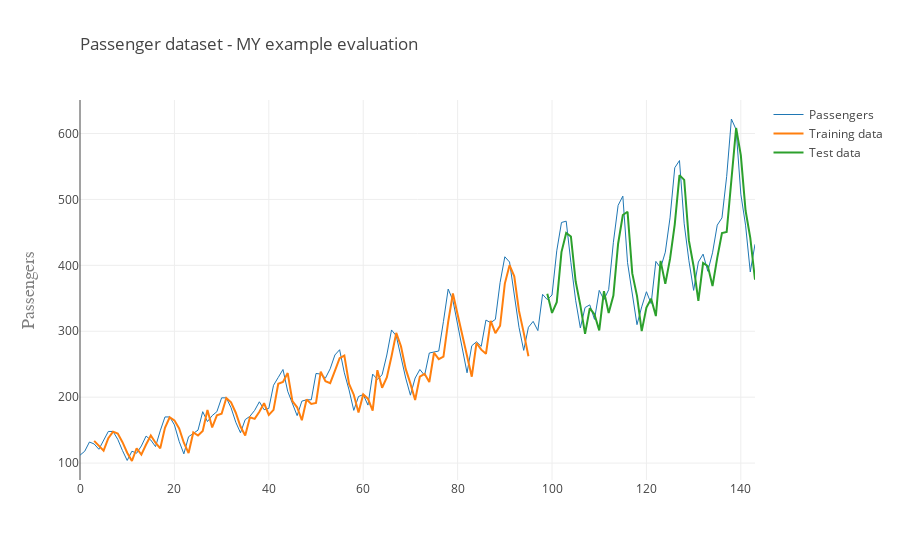

The notebook cell saved with this chart:
### Code cell
# plt.plot(dataset)
# plt.plot(trainPredictPlot)
# plt.plot(testPredictPlot)
# plt.show()
import pandas as pd
import plotly
plotly.offline.init_notebook_mode(connected=True)
from plotly.offline import plot, iplot
import plotly.graph_objs as go

# plot with plotly


x=df.index.values
y=df['Passengers'].values

# Create a trace
trace = go.Scatter(
    x = x,
    y = y,
    name = 'Passengers',
    line = dict(
        width = 1
        )
)

# train data
x=np.arange(0,len(train_predict))
y=train_predict.flatten()

# Create a trace
trace2 = go.Scatter(
    x = x,
    y = y,
    name = 'Training data'
)


# test data
x=np.arange(0,len(test_predict))
y=test_predict.flatten().flatten()

# Create a trace
trace3 = go.Scatter(
    x = x,
    y = y,
    name = 'Test data'
)



layout = go.Layout(
            title=go.layout.Title(
                text='Passenger dataset - MY example evaluation',
                xref='paper',
                x=0
            ),
            yaxis=go.layout.YAxis(
                title=go.layout.yaxis.Title(
                    text='Passengers',
                    font=dict(
                        family='Futura',
                        size=18,
                        color='#7f7f7f'
                    )
                )
            ),
            showlegend=True
        )
data = [trace, trace2, trace3]
# data = [trace]

fig = go.Figure(data=data, layout=layout)


iplot(fig)

### Figure 1 — Plotly figure (JSON) as saved in the notebook; plotly's stock layout.template omitted (floating-point values rounded to 4 significant figures; data arrays with more than 128 entries replaced by an {"elided": "..."} marker saying what was removed)
{"data": [{"line": {"width": 1}, "name": "Passengers", "type": "scatter", "uid": "8d52262c-4d0e-450d-88dc-d920e0795e12", "x": {"elided": "144 int values"}, "y": {"elided": "144 int values"}}, {"name": "Training data", "type": "scatter", "uid": "a1cdb6c4-8a19-4815-855a-8af9f3220ef2", "x": {"elided": "144 int values"}, "y": {"elided": "144 float values"}}, {"name": "Test data", "type": "scatter", "uid": "e6adb4dc-f353-4771-9bfc-df66fe5ee86a", "x": {"elided": "144 int values"}, "y": {"elided": "144 float values"}}], "layout": {"autosize": true, "showlegend": true, "title": {"text": "Passenger dataset - MY example evaluation", "x": 0, "xref": "paper"}, "xaxis": {"autorange": true, "range": [0, 143], "type": "linear"}, "yaxis": {"autorange": true, "range": [74.36, 650.8], "title": {"font": {"color": "#7f7f7f", "family": "Futura", "size": 18}, "text": "Passengers"}, "type": "linear"}}}
